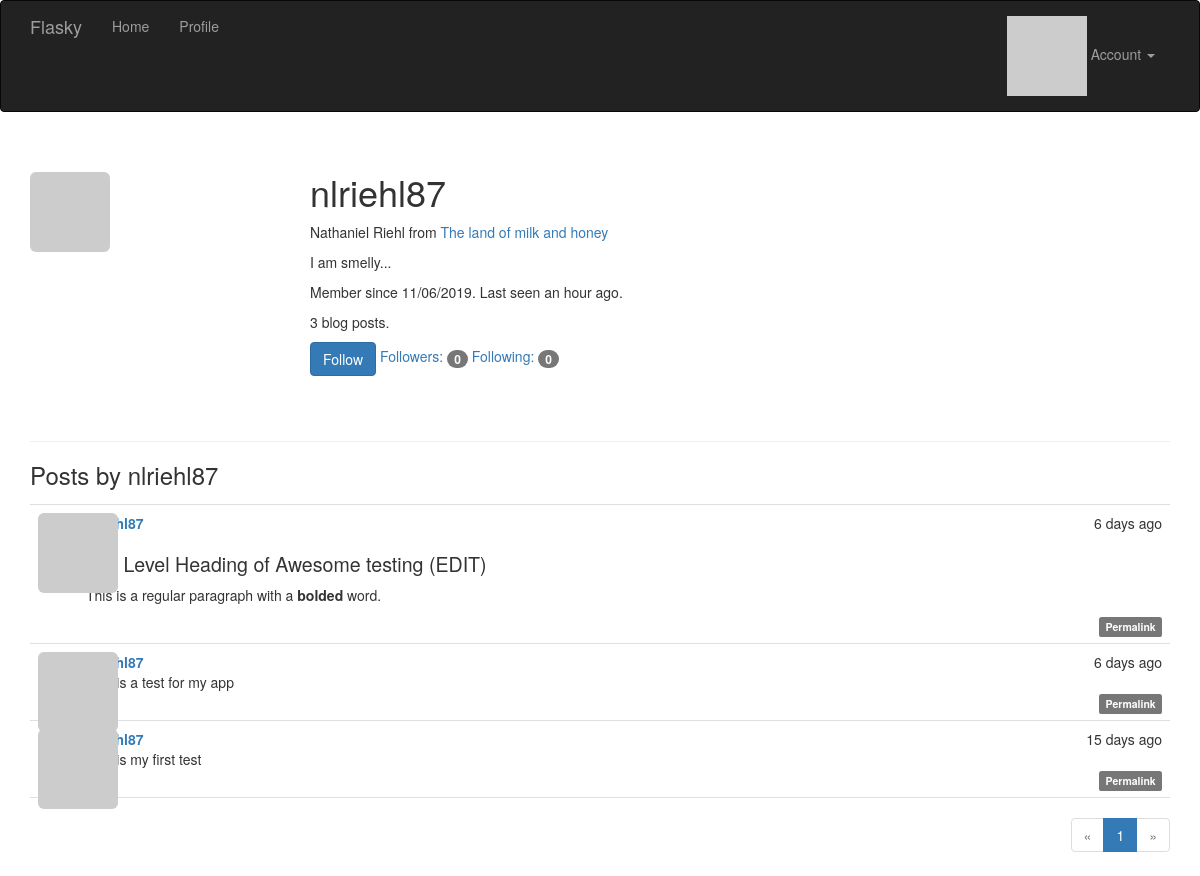
The page /user/nlriehl87 (signed in) on the database its author committed.
### app/models.py (models this page shows, shortened)
class User(UserMixin, db.Model):
    __tablename__ = 'users'
    id = db.Column(db.Integer, primary_key=True)
    email = db.Column(db.String(64), unique=True, index=True)
    username = db.Column(db.String(64), unique=True, index=True)
    password_hash = db.Column(db.String(128))
    role_id = db.Column(db.Integer, db.ForeignKey('roles.id'))
    confirmed = db.Column(db.Boolean, default=False)
    name = db.Column(db.String(64))
    location = db.Column(db.String(64))
    about_me = db.Column(db.Text())
    member_since = db.Column(db.DateTime(), default=datetime.utcnow)
    last_seen = db.Column(db.DateTime(), default=datetime.utcnow)
    avatar_hash = db.Column(db.String(32))
    posts = db.relationship('Post', backref='author', lazy='dynamic')
    followed = db.relationship('Follow',
                               foreign_keys=[Follow.follower_id],
                               backref=db.backref('follower', lazy='joined'),
                               lazy='dynamic',
                               cascade='all, delete-orphan')
    followers = db.relationship('Follow',
                                foreign_keys=[Follow.followed_id],
                                backref=db.backref('followed', lazy='joined'),
                                lazy='dynamic',
                                cascade='all, delete-orphan')
    @property
    def password(self):
        raise AttributeError('password is not a readable attribute')
    def can(self, perm):
        return self.role is not None and self.role.has_permission(perm)
    def is_administrator(self):
        return self.can(Permission.ADMIN)
    def ping(self):
        self.last_seen = datetime.utcnow()
        db.session.add(self)
        db.session.commit()
    def gravatar_hash(self):
        return hashlib.md5(self.email.lower().encode('utf-8')).hexdigest()
    def gravatar(self, size=100, default='identicon', rating='g'):
        url = 'https://secure.gravatar.com/avatar'
        hash = self.avatar_hash or self.gravatar_hash()
        return '{url}/{hash}?s={size}&d={default}&r={rating}'.format(
            url=url, hash=hash, size=size, default=default, rating=rating)
    def is_following(self, user):
        if user.id is None:
            return False
        return self.followed.filter_by(
            followed_id=user.id).first() is not None

class Post(db.Model):
    __tablename__ = 'posts'
    id = db.Column(db.Integer, primary_key=True)
    body = db.Column(db.Text)
    body_html = db.Column(db.Text)
    timestamp = db.Column(db.DateTime, index=True, default=datetime.utcnow)
    author_id = db.Column(db.Integer, db.ForeignKey('users.id'))

### app/main/views.py (the view)
@main.route('/user/<username>')
def user(username):
    user = User.query.filter_by(username=username).first_or_404()
    page = request.args.get('page', 1, type=int)
    pagination = user.posts.order_by(Post.timestamp.desc()).paginate(
        page, per_page=current_app.config['FLASKY_POSTS_PER_PAGE'], error_out=False)
    posts = pagination.items
    return render_template('user.html', user=user, posts=posts, pagination=pagination)

### app/auth/views.py (called while the page is built)
@auth.before_app_request
def before_request():
    if current_user.is_authenticated:
        current_user.ping()
        if not current_user.confirmed \
                and request.endpoint \
                and request.blueprint != 'auth' \
                and request.endpoint != 'static':
            return redirect(url_for('auth.unconfirmed'))

### app/main/__init__.py (called while the page is built)
@main.app_context_processor
def inject_permissions():
    return dict(Permission=Permission)

### app/models.py (called while the page is built)
@login_manager.user_loader
def load_user(user_id):
    return User.query.get(int(user_id))

    def has_permission(self, perm):
        return self.permissions & perm == perm

### app/templates/user.html (shortened to what this page needs)
{% extends "base.html" %}
{% import "_macros.html" as macros %}
{% block page_content %}
    <div class="page-header">
        <img class="img-rounded profile-thumbnail" src="{{ user.gravatar(size=256) }}">
        <div class="profile-header">
            <h1>{{ user.username }}</h1>
            {% if user.name or user.location %}
            <p>
                {% if user.name %}{{ user.name }}{% endif %}
                {% if user.location %}
                    from <a href="http://maps.google.com/?q={{ user.location }}">{{ user.location }}</a>
                {% endif %}
            </p>
            {% endif %}
            {% if user.about_me %}<p>{{ user.about_me }}</p>{% endif %}
            <p>Member since {{ moment(user.member_since).format('L') }}. Last seen {{ moment(user.last_seen).fromNow() }}.</p>
            <p>{{ user.posts.count() }} blog posts.</p>
            <p>
                {% if current_user.can(Permission.FOLLOW) and user != current_user %}
                    {% if not current_user.is_following(user) %}
                    <a href="{{ url_for('.follow', username=user.username) }}" class="btn btn-primary">Follow</a>
                    {% else %}
                    <a href="{{ url_for('.unfollow', username=user.username) }}" class="btn btn-default">Unfollow</a>
                    {% endif %}
                {% endif %}
                <a href="{{ url_for('.followers', username=user.username) }}">Followers: <span class="badge">{{ user.followers.count() }}</span></a>
                <a href="{{ url_for('.followed_by', username=user.username) }}">Following: <span class="badge">{{ user.followed.count() }}</span></a>
            </p>
        </div>
    </div>
    <h3>Posts by {{ user.username }}</h3>
    {% include '_posts.html' %}
    {% if pagination %}
    <div class="pagination">
        {{ macros.pagination_widget(pagination, '.user', username=user.username) }}
    </div>
    {% endif %}
{% endblock %}

### app/templates/_posts.html (shortened to what this page needs)
<ul class="posts">
    {% for post in posts %}
    <li class="post">
        <div class="post-thumbnail">
            <a href="{{ url_for('.user', username=post.author.username) }}">
                <img class="img-rounded profile-thumbnail" src="{{ post.author.gravatar(size=40) }}">
            </a>
        </div>
        <div class="post-content">
            <div class="post-date">{{ moment(post.timestamp).fromNow() }}</div>
            <div class="post-author"><a href="{{ url_for('.user', username=post.author.username) }}">{{ post.author.username }}</a></div>
            <div class="post-body">
                {% if post.body_html %}
                    {{ post.body_html | safe }}
                {% else %}
                    {{ post.body }}
                {% endif %}
            </div>
            <div class="post-footer">
                <a href="{{ url_for('.post', id=post.id) }}">
                    <span class="label label-default">Permalink</span>
                </a>
            </div>
        </div>
    </li>
    {% endfor %}
</ul>

### app/static/styles.css (style rules this page uses)
.profile-thumbnail { position: absolute; }
.profile-header { min-height: 260px; margin-left: 280px; }
ul.posts { list-style-type: none; padding: 0px; margin: 16px 0px 0px 0px; border-top: 1px solid #e0e0e0; }
ul.posts li.post { padding: 8px; border-bottom: 1px solid #e0e0e0; }
div.post-date { float: right; }
div.post-author { font-weight: bold; }
div.post-thumbnail { position: absolute; }
div.post-content { margin-left: 48px; min-height: 48px; }
div.post-footer { text-align: right; }
div.pagination { width: 100%; text-align: right; padding: 0px; margin: 0px; }
.post-body h1 { font-size: 140%; }

### rows shown on the page
User: username "nlriehl87", name "Nathaniel Riehl", location "The land of milk and honey", about_me "I am smelly...", member_since "11/06/2019", last_seen "an hour ago"
Post: timestamp "6 days ago", body_html "Top Level Heading of Awesome testing (EDIT) This is a regular paragraph with a bolded word."
Post: timestamp "6 days ago", body "This is a test for my app"
Post: timestamp "15 days ago", body "This is my first test"

### other values the page prints
{{ user.posts.count() }} "3"
{{ user.followers.count() }} "0"
{{ user.followed.count() }} "0"
{{ p }} "1"
